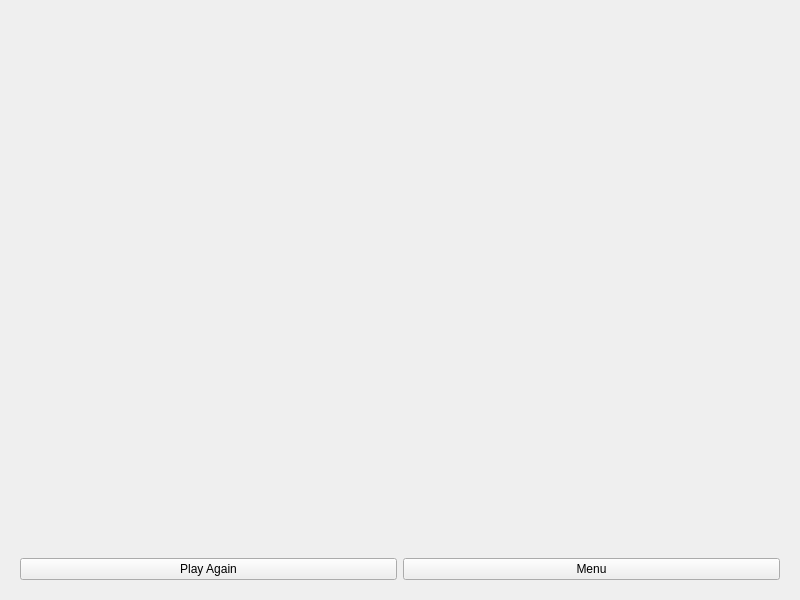
<?xml version="1.0" encoding="UTF-8"?>
<ui version="4.0">
 <class>EndScreen</class>
 <widget class="QWidget" name="EndScreen">
  <property name="geometry">
   <rect>
    <x>0</x>
    <y>0</y>
    <width>800</width>
    <height>600</height>
   </rect>
  </property>
  <property name="windowTitle">
   <string>Form</string>
  </property>
  <layout class="QVBoxLayout" name="verticalLayout">
   <item>
    <widget class="QStackedWidget" name="stackedWidget">
     <widget class="QWidget" name="SingleScore">
      <layout class="QVBoxLayout" name="verticalLayout_2">
       <item alignment="Qt::AlignHCenter">
        <widget class="QLabel" name="ScoreLabel">
         <property name="text">
          <string/>
         </property>
        </widget>
       </item>
       <item>
        <layout class="QGridLayout" name="gridLayout">
         <item row="0" column="0">
          <widget class="QPushButton" name="AgainButton">
           <property name="text">
            <string>Play Again</string>
           </property>
          </widget>
         </item>
         <item row="0" column="1">
          <widget class="QPushButton" name="MenuButton">
           <property name="text">
            <string>Menu</string>
           </property>
          </widget>
         </item>
        </layout>
       </item>
      </layout>
     </widget>
     <widget class="QWidget" name="MultiScore">
      <layout class="QVBoxLayout" name="verticalLayout_3">
       <item alignment="Qt::AlignHCenter">
        <widget class="QLabel" name="ScreenLabel">
         <property name="styleSheet">
          <string notr="true">font-size: 30px</string>
         </property>
         <property name="text">
          <string>Scoreboard</string>
         </property>
        </widget>
       </item>
       <item>
        <widget class="QTableWidget" name="Scoreboard">
         <property name="showGrid">
          <bool>true</bool>
         </property>
         <property name="gridStyle">
          <enum>Qt::SolidLine</enum>
         </property>
         <property name="wordWrap">
          <bool>true</bool>
         </property>
         <property name="cornerButtonEnabled">
          <bool>true</bool>
         </property>
         <attribute name="horizontalHeaderVisible">
          <bool>true</bool>
         </attribute>
         <attribute name="horizontalHeaderCascadingSectionResizes">
          <bool>false</bool>
         </attribute>
         <attribute name="horizontalHeaderHighlightSections">
          <bool>true</bool>
         </attribute>
         <attribute name="horizontalHeaderShowSortIndicator" stdset="0">
          <bool>false</bool>
         </attribute>
         <attribute name="horizontalHeaderStretchLastSection">
          <bool>true</bool>
         </attribute>
         <attribute name="verticalHeaderVisible">
          <bool>true</bool>
         </attribute>
         <attribute name="verticalHeaderStretchLastSection">
          <bool>false</bool>
         </attribute>
         <column>
          <property name="text">
           <string>Id</string>
          </property>
         </column>
         <column>
          <property name="text">
           <string>Score</string>
          </property>
         </column>
        </widget>
       </item>
       <item>
        <layout class="QGridLayout" name="gridLayout_2">
         <item row="0" column="2">
          <widget class="QPushButton" name="MultiMenuButton">
           <property name="text">
            <string>Main Menu</string>
           </property>
          </widget>
         </item>
         <item row="0" column="0">
          <widget class="QPushButton" name="MultiAgainButton">
           <property name="text">
            <string>Play Again</string>
           </property>
          </widget>
         </item>
         <item row="0" column="1">
          <widget class="QPushButton" name="MultiLobbyButton">
           <property name="text">
            <string>Lobby</string>
           </property>
          </widget>
         </item>
        </layout>
       </item>
      </layout>
     </widget>
    </widget>
   </item>
  </layout>
 </widget>
 <resources/>
 <connections/>
</ui>
